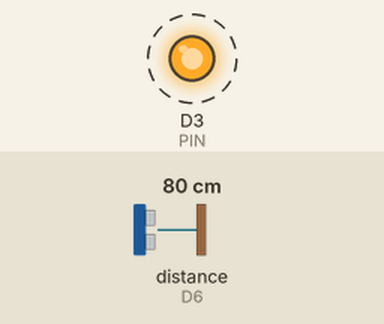
Bench run of a sketch on a simulated ESP8266 (NodeMCU). Shown: output pins drawn as LEDs (lit = HIGH). Wiring (inferred from the names in the program): ultrasonic range finder: trigger D7; echo D6. Dashed ring = blinking. The inputs (shaded band) are chosen by the test bench; at power-on: distance to the obstacle (sensor on D6) 80 cm. The echo pulse lasts 58.3 µs per cm; pins used as bus, display or sensor lines are not drawn; what the sketch prints to the serial monitor is not drawn.

Above: at 0.6 s.
Timing chart, 0 to 4.8 s (numbered marks = the images above):
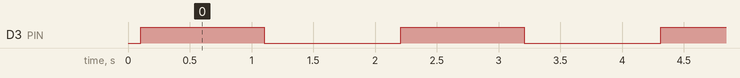

Measured:
- by itself, D3 (PIN): alternates HIGH for 1.0 s and LOW for 1.1 s

The sketch:

DHT11.ino
```cpp
const int Trigger = D7;   //Pin digital 2 para el Trigger del sensor
const int Echo = D6;   //Pin digital 3 para el Echo del sensor
#define PIN   D3
void setup() {
  Serial.begin(9600);//iniciailzamos la comunicación
  pinMode(Trigger, OUTPUT); //pin como salida
  pinMode(Echo, INPUT);  //pin como entrada
  digitalWrite(Trigger, LOW);//Inicializamos el pin con 0
    pinMode(PIN, OUTPUT);
}

void loop()
{

  long t; //timepo que demora en llegar el eco
  long d; //distancia en centimetros

  digitalWrite(Trigger, HIGH);
  delayMicroseconds(10);          //Enviamos un pulso de 10us
  digitalWrite(Trigger, LOW);

  t = pulseIn(Echo, HIGH); //obtenemos el ancho del pulso
  d = t/59;             //escalamos el tiempo a una distancia en cm

  Serial.print("Distancia: ");
  Serial.print(d);      //Enviamos serialmente el valor de la distancia
  Serial.print("cm");
  Serial.println();
  delay(100);          //Hacemos una pausa de 100ms
    digitalWrite(PIN, HIGH);   // turn the LED on (HIGH is the voltage level)
  delay(1000);                       // wait for a second
  digitalWrite(PIN, LOW);    // turn the LED off by making the voltage LOW
  delay(1000);                       // wait for a second
}
```
